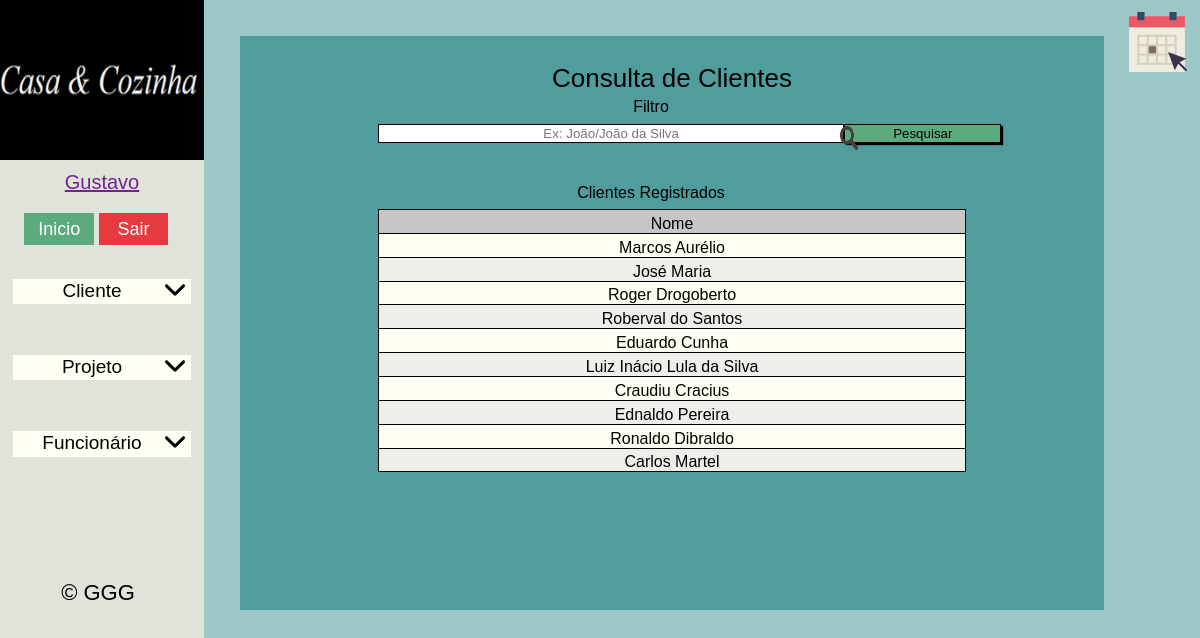
The page /index.php?pas=cliente&arq=consultas (signed in) on the database its author committed.
### tables this page shows
CREATE TABLE `clientes` (
  `id` tinyint(3) UNSIGNED ZEROFILL NOT NULL COMMENT 'Código de identificação do cliente.',
  `nome` varchar(45) NOT NULL COMMENT 'Nome completo do cliente.',
  `telefone` bigint(14) NOT NULL COMMENT 'Numero telefonico do cliente para contato.',
  `cpf` bigint(11) DEFAULT NULL COMMENT 'CPF do cliente.',
  `rg` char(10) DEFAULT NULL COMMENT 'RG do cliente.',
  `email` varchar(100) DEFAULT NULL COMMENT 'email do cliente para contato.',
  `cidade` varchar(30) DEFAULT NULL COMMENT 'Cidade onde o cliente reside.',
  `bairro` varchar(20) DEFAULT NULL COMMENT 'Bairro onde o cliente reside.',
  `logradouro` varchar(45) DEFAULT NULL COMMENT 'Rua/Avenida onde o cliente reside.',
  `numero` int(5) DEFAULT NULL COMMENT 'Numero da residencia do cliente.',
  `complemento` varchar(40) DEFAULT NULL COMMENT 'Complemento da residencia do cliente.'
);

### sistema/cliente/cliente_consultas.php (the view, shortened to what this page needs)
<h1 class="titulo-pagina" >Consulta de Clientes</h1>
<section>
  <form class="filtro" name="frmfiltrarcliente" method="POST" action="?pas=cliente&arq=consultas">
      <h3 class="subtitulo">Filtro</h3>
      <div class="alinhar-filtro">
        <input class="input-filtro" type="text" name="txtfiltro" placeholder="Ex: João/João da Silva" >
        <button class="btn-filtro" type="submit"><img class="imagem-dentro-btn-filtro" src="layout/imagens/pesquisar.png">Pesquisar</button>
      </div>
  </form>
  <?php
if (isset($_POST['txtfiltro'])) {
	$nome = $_POST['txtfiltro'];
	$sql_sel_pesquisa = "SELECT nome, id FROM clientes WHERE nome LIKE '%" . $nome . "%'";
	$sql_sel_pesquisa_preparado = $conexaobd->prepare($sql_sel_pesquisa);
	$sql_sel_pesquisa_preparado->execute();
	?>
      <h3 class="subtitulo">Clientes Registrados</h3>
      <div class="tabela-consultas-2">
      <table id="tr-link">
        <thead>
          <tr>
            <th>Nome</th>
          </tr>
        </thead>
        <tbody>
          <?php
if ($sql_sel_pesquisa_preparado->rowCount() > 0) {
		while ($sql_sel_pesquisa_dados = $sql_sel_pesquisa_preparado->fetch()) {
			?>
                <tr href="?pas=cliente&arq=consultadetalhada&id=<?php echo $sql_sel_pesquisa_dados['id'] ?>">
                    <td><?php echo $sql_sel_pesquisa_dados['nome'] ?></td>
                </tr>
              <?php
}
		?>
        </table>
        </div>
            <?php
} else {
		?>
            <tr href="#">
              <td>Não foram encontrados resultados.</td>
            </tr>
          <?php
}
	?>
      </table>
    </div>
        <?php
} else {
	?>
  <h3 class="subtitulo">Clientes Registrados</h3>
  <div class="tabela-consultas-2">
  <table id="tr-link">
    <thead>
      <tr>
        <th>Nome</th>
      </tr>
    </thead>
    <tbody>
      <?php
$sql_sel_clientes = "SELECT nome, id FROM clientes";
	$sql_sel_clientes_preparado = $conexaobd->prepare($sql_sel_clientes);
	$sql_sel_clientes_preparado->execute();
	if ($sql_sel_clientes_preparado->rowCount() > 0) {
		while ($sql_sel_clientes_dados = $sql_sel_clientes_preparado->fetch()) {
			?>
     <tr href="?pas=cliente&arq=consultadetalhada&id=<?php echo $sql_sel_clientes_dados['id'] ?>">
       <td><?php echo $sql_sel_clientes_dados['nome'] ?></td>
     </tr>
   <?php
}
}
}
?>
    </tbody>
  </table>
</div>
</section>

### rows shown on the page
clientes: nome "Marcos Aurélio"
clientes: nome "José Maria"
clientes: nome "Roger Drogoberto"
clientes: nome "Roberval do Santos"
clientes: nome "Eduardo Cunha"
clientes: nome "Luiz Inácio Lula da Silva"
clientes: nome "Craudiu Cracius"
clientes: nome "Ednaldo Pereira"
clientes: nome "Ronaldo Dibraldo"
clientes: nome "Carlos Martel"

### other values the page prints
$_SESSION['funcionario'] "Gustavo"
